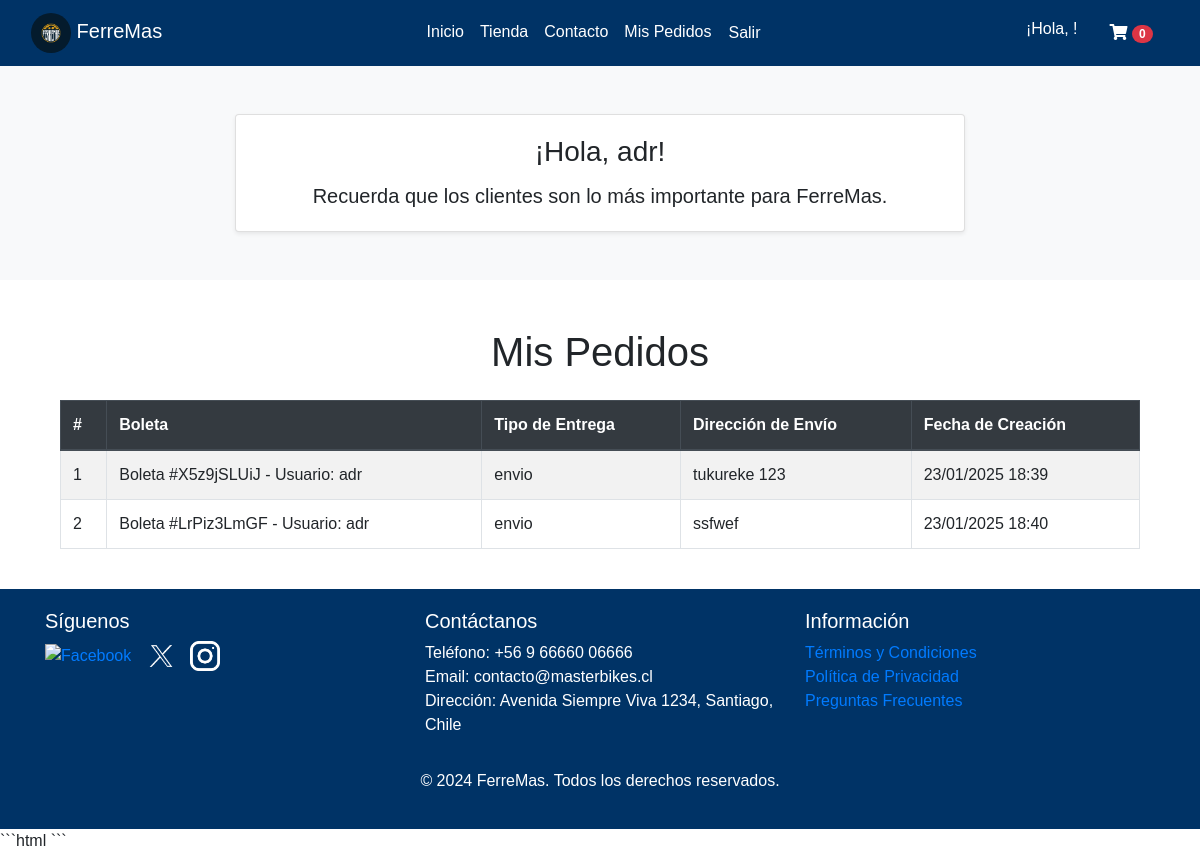
Screenshot of /mis-pedidos/ (signed in) with the database file from the repository.
### core/models.py (models this page shows, shortened)
class Notificacion(models.Model):
    RETIRO_SUCURSAL = 'retiro'
    ENVIO_DOMICILIO = 'envio'
    ESTADOS = [
        ('pendiente', 'Pendiente'),
        ('completado', 'Completado'),
    ]
    TIPOS_ENTREGA = [
        (RETIRO_SUCURSAL, 'Retiro en sucursal'),
        (ENVIO_DOMICILIO, 'Envío a domicilio'),
    ]
    boleta = models.OneToOneField(Boleta, on_delete=models.CASCADE, related_name="notificacion")
    tipo_entrega = models.CharField(max_length=10, choices=TIPOS_ENTREGA)
    direccion_envio = models.CharField(max_length=255, blank=True, null=True)
    estado = models.CharField(max_length=10, choices=ESTADOS, default='pendiente')
    nombre_comprador = models.CharField(max_length=100)
    apellido_comprador = models.CharField(max_length=100)
    fecha_creacion = models.DateTimeField(auto_now_add=True)

class Boleta(models.Model):
    usuario = models.ForeignKey(User, on_delete=models.CASCADE)
    numero_boleta = models.CharField(max_length=20, unique=True)
    fecha_creacion = models.DateTimeField(auto_now_add=True)
    total = models.DecimalField(max_digits=10, decimal_places=2, default=0.0)
    def __str__(self):
        return f"Boleta #{self.numero_boleta} - Usuario: {self.usuario.username}"

### core/views.py (the view)
# urls.py: path('mis-pedidos/', mis_pedidos, name='mis_pedidos'),
@login_required
def mis_pedidos(request):
    notificaciones = Notificacion.objects.filter(
        nombre_comprador=request.user.first_name,
        apellido_comprador=request.user.last_name
    )
    return render(request, 'core/mis_pedidos.html', {'notificaciones': notificaciones})

### core/context_processors.py (called while the page is built)
def carrito_contador(request):
    return {'cantidad_productos': contar_items(request)}

### core/views.py (called while the page is built)
def contar_items(request):
    if request.user.is_authenticated:
        cantidad_productos = CarritoItem.objects.filter(usuario=request.user).aggregate(Sum('cantidad'))['cantidad__sum'] or 0
    else:
        cantidad_productos = 0
    return cantidad_productos

### core/templates/core/mis_pedidos.html
{% extends 'core/base.html' %}
{% block content %}
<div class="container mt-5">
    <h1 class="text-center mb-4">Mis Pedidos</h1>
    {% if notificaciones %}
        <div class="table-responsive">
            <table class="table table-striped table-bordered">
                <thead class="thead-dark">
                    <tr>
                        <th>#</th>
                        <th>Boleta</th>
                        <th>Tipo de Entrega</th>
                        <th>Dirección de Envío</th>
                        <th>Fecha de Creación</th>
                    </tr>
                </thead>
                <tbody>
                    {% for notificacion in notificaciones %}
                        <tr>
                            <td>{{ forloop.counter }}</td>
                            <td>{{ notificacion.boleta }}</td>
                            <td>{{ notificacion.tipo_entrega }}</td>
                            <td>{{ notificacion.direccion_envio }}</td>
                            <td>{{ notificacion.fecha_creacion|date:"d/m/Y H:i" }}</td>
                        </tr>
                    {% endfor %}
                </tbody>
            </table>
        </div>
    {% else %}
        <p class="text-center">No tienes pedidos aún.</p>
    {% endif %}
</div>
{% endblock %}

### core/templates/core/base.html (shortened to what this page needs)
{% load static %}
<!DOCTYPE html>
<html lang="es">
<head>
    <link href="https://cdnjs.cloudflare.com/ajax/libs/font-awesome/5.15.4/css/all.min.css" rel="stylesheet">
    <link href="https://stackpath.bootstrapcdn.com/bootstrap/4.5.2/css/bootstrap.min.css" rel="stylesheet">
</head>
<body>
    <header>
        <nav class="navbar navbar-expand-lg navbar-dark">
            <div class="container-fluid navbar-center">
                <a class="navbar-brand" href="{% url 'inicio' %}">
                    <img src="{% static 'img/logoferremas.jpg' %}" alt="Logo" class="brand-image img-circle elevation-3" style="width: 40px; height: 40px; object-fit: cover; border-radius: 50%;">
                    <span class="logo-text">FerreMas</span>
                </a>
                <div class="collapse navbar-collapse" id="navbarNav">
                    <ul class="navbar-nav">
                        <li class="nav-item">
                            <a class="nav-link" href="{% url 'inicio' %}">Inicio</a>
                        </li>
                        <li class="nav-item">
                            <a class="nav-link" href="{% url 'tienda' %}">Tienda</a>
                        </li>
                        <li class="nav-item">
                            <a class="nav-link" href="{% url 'contacto' %}">Contacto</a>
                        </li>
                        {% if user.is_authenticated %}
                            <li class="nav-item">
                                <a class="nav-link" href="{% url 'mis_pedidos' %}">Mis Pedidos</a>
                            </li>
                            <li class="nav-item">
                                <form id="logout-form" method="POST" action="{% url 'logout' %}" style="display: inline;">
                                    <a href="#" class="nav-link btn btn-link" onclick="document.getElementById('logout-form').submit();">
                                        Salir
                                    </a>
                                </form>
                            </li>
                        {% else %}
                            <li class="nav-item">
                                <a class="nav-link" href="{% url 'login' %}">Ingresar</a>
                            </li>
                        {% endif %}
                    </ul>
                    {% if user.is_authenticated %}
                    <h6 class="nav-link">¡Hola, {{ cliente.nombre }}!</h6>
                    <a class="nav-link" href="{% url 'carrito' %}">
                        <i class="fas fa-shopping-cart"></i>
                        <span class="badge badge-pill badge-danger">
                            {{ cantidad_productos }}
                        </span>
                    </a>
                    {% endif %}
                </div>
            </div>
        </nav>
    </header>
    {% if user.is_authenticated %}
    <div class="container-fluid bg-light py-5">
        <div class="container text-center">
            <div class="row justify-content-center">
                <div class="col-lg-8">
                    <div class="card shadow-sm">
                        <div class="card-body">
                            <h3 class="card-title">¡Hola, {{ user.username }}!</h3>
                            <p class="card-text lead">Recuerda que los clientes son lo más importante para FerreMas.</p>
                        </div>
                    </div>
                </div>
            </div>
        </div>
    </div>
    {% endif %}
    <main class="container mt-4">
        {% block content %}
        {% endblock %}
    </main>
    <footer class="footer-content mt-4">
        <div class="container">
            <div class="row">
                <div class="col-md-4">
                    <h5>Síguenos</h5>
                    <div class="social-media">
                        <a href="#"><img src="{% static 'img/facebook.png' %}" alt="Facebook"></a>
                        <a href="#"><img src="{% static 'img/x.webp' %}" alt="Twitter"></a>
                        <a href="#"><img src="{% static 'img/instagram.png' %}" alt="Instagram"></a>
                    </div>
                </div>
                <div class="col-md-4">
                    <h5>Contáctanos</h5>
                    <ul class="list-unstyled">
                        <li>Teléfono: +56 9 66660 06666</li>
                        <li>Email: contacto@masterbikes.cl</li>
                        <li>Dirección: Avenida Siempre Viva 1234, Santiago, Chile</li>
                    </ul>
                </div>
                <div class="col-md-4">
                    <h5>Información</h5>
                    <ul class="list-unstyled">
                        <li><a href="#">Términos y Condiciones</a></li>
                        <li><a href="#">Política de Privacidad</a></li>
                        <li><a href="#">Preguntas Frecuentes</a></li>
                    </ul>
                </div>
            </div>
            <div class="row mt-3">
                <div class="col text-center">
                    <p>&copy; 2024 FerreMas. Todos los derechos reservados.</p>
                </div>
            </div>
        </div>
    </footer>
    ```html
```
</body>
</html>

### core/templates/core/base.html (style rules this page uses)
body { font-family: Arial, sans-serif; }
.navbar { background-color: #003366; }
.navbar-brand img { height: 50px; width: auto; }
.nav-link { color: white !important; transition: color 0.3s; }
.footer-content { background-color: #003366; color: white; padding: 20px; }
.social-media img { width: 30px; margin-right: 10px; }
.navbar-center { display: flex; justify-content: center; width: 100%; }
.navbar-center .navbar-nav { margin: auto; }

### rows the page displays
Notificacion: boleta "Boleta #X5z9jSLUiJ - Usuario: adr", tipo_entrega "envio", direccion_envio "tukureke 123", fecha_creacion "23/01/2025 18:39"
Notificacion: boleta "Boleta #LrPiz3LmGF - Usuario: adr", tipo_entrega "envio", direccion_envio "ssfwef", fecha_creacion "23/01/2025 18:40"

### other values shown
{{ cantidad_productos }} "0"
{{ user.username }} "adr"
